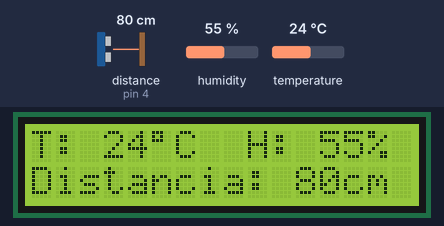
This sketch was run on a simulated Arduino Uno, built with avr-gcc and run on an emulated ATmega328P. Parts: 16×2 character LCD. Wiring (inferred from the names in the program): ultrasonic range finder: trigger pin 5; echo pin 4. Inputs (shaded band) come from the test bench; at power-on: distance to the obstacle (sensor on pin 4) 80 cm, humidity 55 %, temperature 24 °C. The echo pulse lasts 58.3 µs per cm.

Above: at 1.2 s.
1.3 s: distance to the obstacle (sensor on pin 4) set to 120 cm
At 2.8 s:
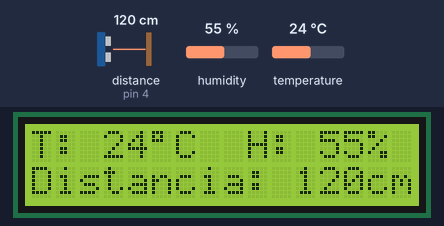
7.5 s: humidity set to 22 %
At 9.5 s:
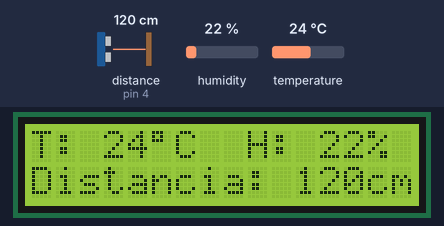
10.1 s: distance to the obstacle (sensor on pin 4) set to 250 cm
At 11.3 s:
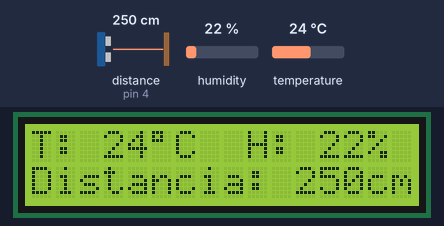
13.3 s: temperature set to 12 °C
At 16.2 s:
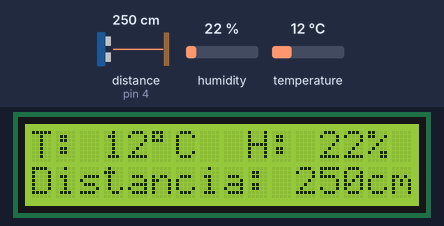
16.5 s: humidity set to 40 %
At 18.4 s:
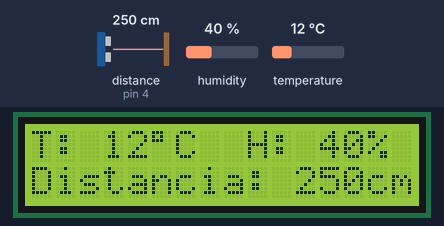
21.9 s: distance to the obstacle (sensor on pin 4) set to 2 cm
At 24.4 s:
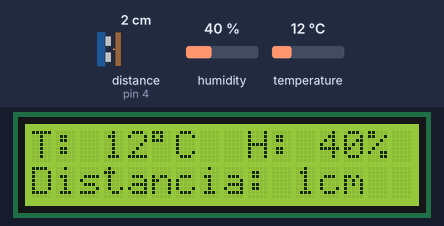
Timing chart, 0 to 25.9 s (numbered marks = the images above; inputs shaded):
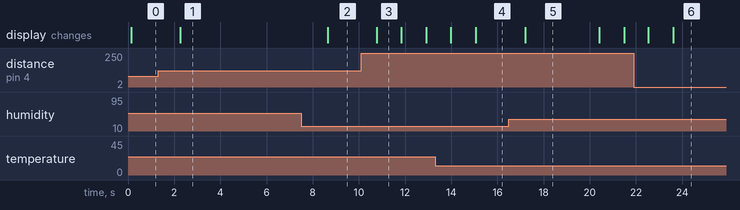

Measured:
- after the input at 1.3 s, the display: changes after 0.96 s (image 1)
- after the input at 7.5 s, the display: changes after 1.1 s (image 2)
- after the input at 10.1 s, the display: changes after 0.68 s (image 3)
- after the input at 13.3 s, the display: first differs from a run without the input after 1.8 s (image 4)
- after the input at 16.5 s, the display: changes after 0.71 s (image 5)
- after the input at 21.9 s, the display: first changes after 0.64 s (image 6 shows a later state)
- what the display in image 3 shows lasts 1.0 s, from 10.8 s to 11.8 s

The sketch:

Temperatura_LCD_Metro.ino
```cpp
#include "DHT.h"
#include <Wire.h>
#include <LiquidCrystal_I2C.h>
#define DHTPIN 11
#define DHTTYPE DHT11
DHT dht(DHTPIN, DHTTYPE);
LiquidCrystal_I2C lcd(0x3F, 2, 1, 0, 4, 5, 6, 7, 3, POSITIVE);
int inputPin = 4;
int outputPin = 5;

void setup() {
        lcd.begin(16, 2);
        pinMode(inputPin, INPUT);
        pinMode(outputPin, OUTPUT);
        dht.begin();
}

void loop() {
        digitalWrite(outputPin, LOW);
        delayMicroseconds(2);
        digitalWrite(outputPin, HIGH);
        delayMicroseconds(10);
        digitalWrite(outputPin, LOW);
        int distance = pulseIn(inputPin, HIGH);
        distance = distance / 58;
        lcd.setCursor(0, 0);
        lcd.print("T: ");
        lcd.print(int(dht.readTemperature()));
        lcd.print("\337C");
        lcd.setCursor(9, 0);
        lcd.print("H: ");
        lcd.print(int(dht.readHumidity()));
        lcd.print("%");
        lcd.setCursor(0, 1);
        lcd.print("                ");
        lcd.setCursor(0, 1);
        lcd.print("Distancia: ");
        lcd.print(distance);
        lcd.print("cm");
        delay(1000);
}
```
